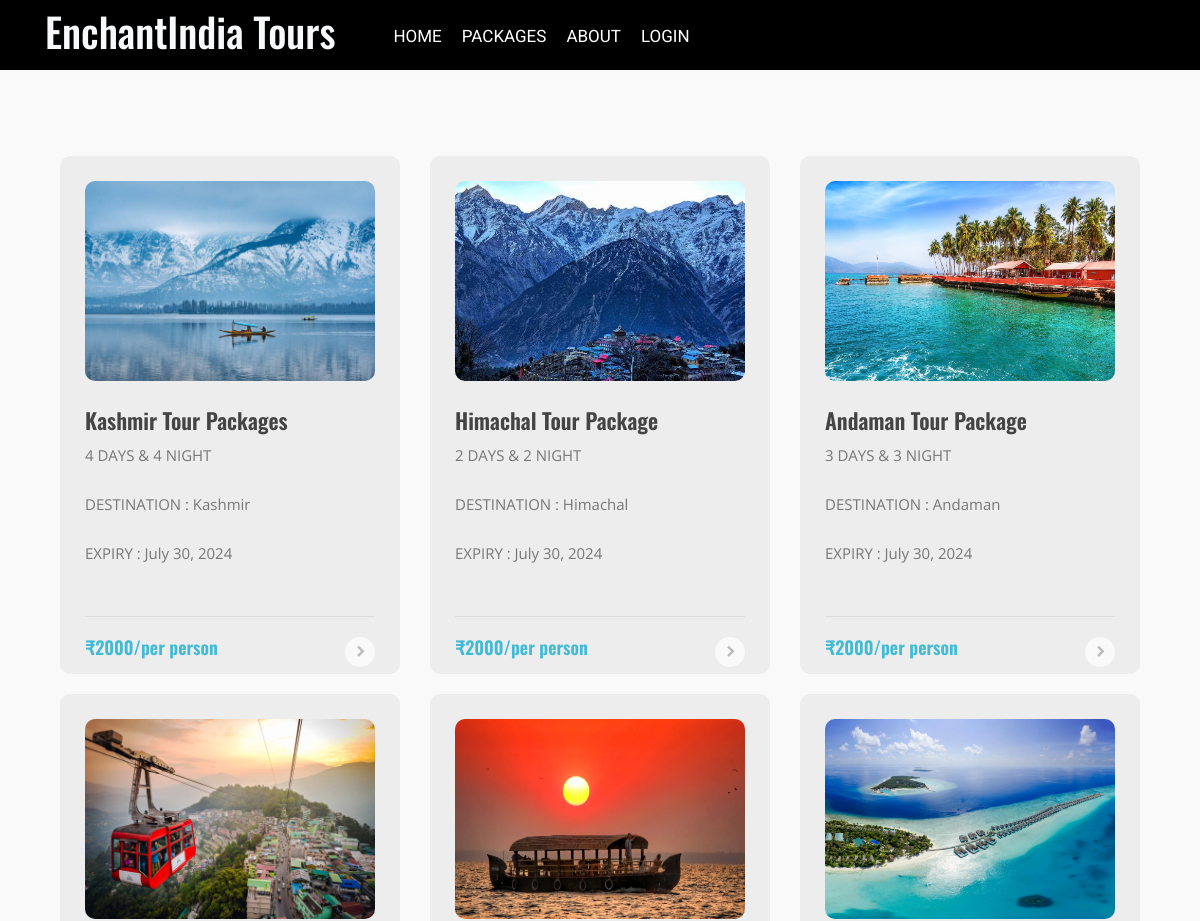
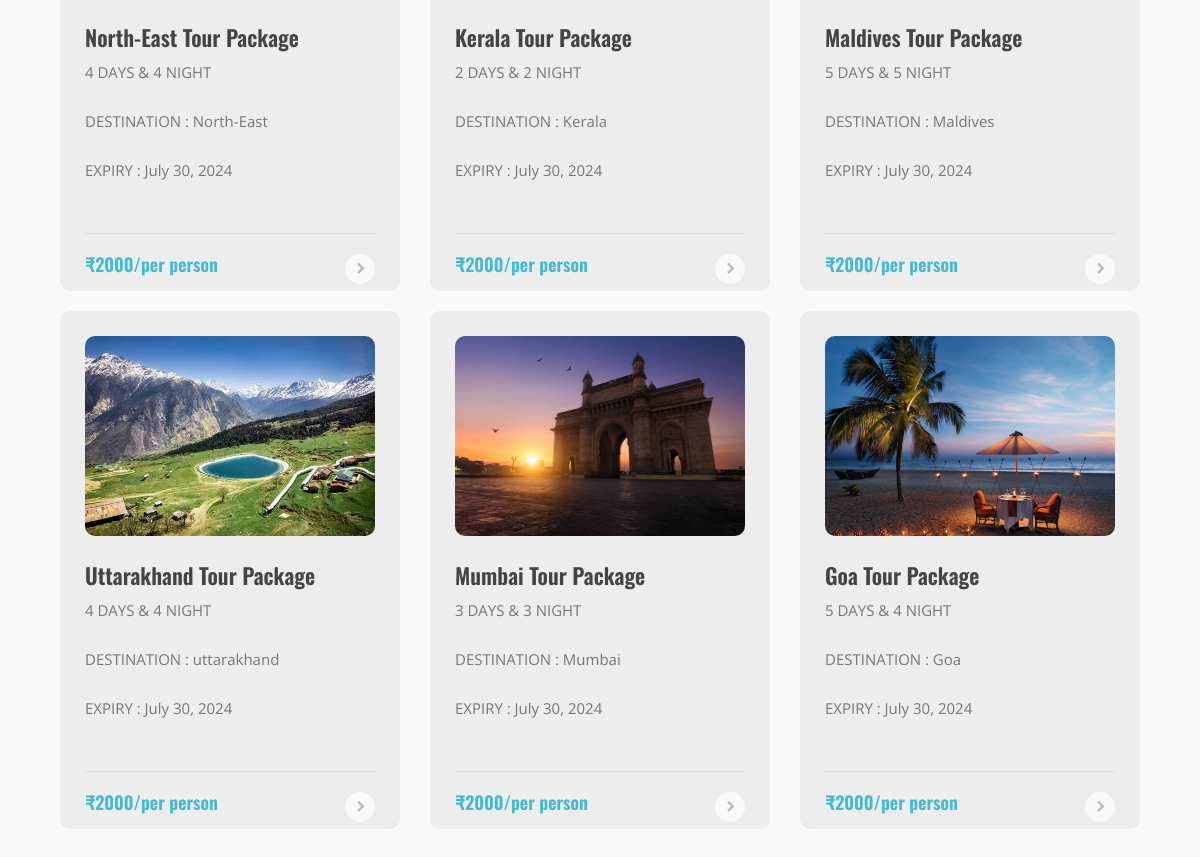
Page /packages on the committed database (2 pictures, top to bottom).
### app/models.py (models this page shows, shortened)
class Package(models.Model):
    user_id = models.ForeignKey(CustomUser, on_delete=models.CASCADE)
    package_name = models.CharField(max_length=100)
    img1 = models.FileField(upload_to='package')
    img2 = models.FileField(upload_to='package')
    expiry_date = models.DateField()
    price = models.IntegerField()
    no_of_days = models.IntegerField()
    no_of_night = models.IntegerField()
    source = models.CharField(max_length=50)
    destination = models.CharField(max_length=50)
    description = models.CharField(max_length=200)
    is_active = models.BooleanField(default=False)

### app/views.py (the view)
# urls.py: path('packages', views.packages, name="packages"),
def packages(request):
    data = Package.objects.filter(is_active=True, expiry_date__gte=timezone.now())
    return render(request, 'packages.html', {'packages':data})

### template/packages.html (shortened to what this page needs)
{% extends 'index.html' %}
{% block content %}
<section class="w3l-services-two" id="services">
    <div class="service-single-page editContent">
				<section class="w3l-covers-18 ">
                    <div class="covers-main editContent">
                        <div class="container">
            <div style="display: flex;flex-wrap: wrap;">
                          {% for package in packages %}
                            <div class="col-lg-4 col-md-6">
                              <div class="img-box" style="margin-top: 20px;">
                                <img src="{{ package.img1.url }}" width="400px" height="200px" alt="package1" class="img-responsive ">
                                <h5 class="my-2"><a href="{% url 'Login' %}">{{ package.package_name }}</a></h5>
                                <div class="blog-date">
                                  <p class="pos-date">{{ package.no_of_days}} DAYS & {{ package.no_of_night}} NIGHT</p> <p class="pos-date text-right"></p>
                                  <p class="pos-date">DESTINATION : 	{{ package.destination}} </p> <p class="pos-date text-right"></p>
								  <p class="pos-date">EXPIRY : 	{{ package.expiry_date}} </p> <p class="pos-date text-right"></p>
                                </div>
                                  <div class="top-gap">
                                   <h5>₹{{ package.price }}/per person</h5>
                                    <a href="{% url 'Login' %}" class="icon text-center"><span class="fa fa-chevron-right"></span></a>
                                  </div>
                              </div>
                            </div>
                          {% endfor %}
                        </div>
                              </div>
                              </div>
                            </div>
                </section>
{% endblock %}

### template/index.html (shortened to what this page needs)
<!DOCTYPE html>
<html lang="en">
  <head>
    {% load static %}
    <link rel="stylesheet" href="{% static 'css/style-starter.css' %}">
    <link rel="stylesheet" type="text/css" href="{% static 'css/main_styles.css' %}">
    <link rel="stylesheet" href="https://cdnjs.cloudflare.com/ajax/libs/font-awesome/4.7.0/css/font-awesome.min.css">
      <link rel="stylesheet" href="https://cdn.jsdelivr.net/npm/bootstrap@4.6.2/dist/css/bootstrap.min.css">
    </head>
  <body id="home">
<section class=" w3l-header-4 header-sticky">
	<header id="site-header" class="fixed-top">
		<div class="container">
			<nav class="navbar navbar-expand-lg navbar-dark stroke">
				<div class="collapse navbar-collapse" id="navbarTogglerDemo02">
					<h1 class="text-light">EnchantIndia Tours</h1>
          <ul class="navbar-nav ml-lg-5">
						<li class="nav-item active">
							<a class="nav-link" href="{% url 'index' %}">HOME <span class="sr-only">(current)</span></a>
						</li>
						<li class="nav-item @@services__active">
							<a class="nav-link" href="{% url 'packages' %}">PACKAGES</a>
						</li>
						<li class="nav-item @@contact__active">
							<a class="nav-link" href="{% url 'about' %}">ABOUT</a>
						</li>
						<li class="nav-item @@contact__active">
							<a class="nav-link" href="{% url 'Login' %}">LOGIN</a>
						</li>
					</ul>
				</div>
			</nav>
		</div>
	  </header>
</section>
{% block content %}{% endblock %}
</body>
</html>

### static/css/main_styles.css (style rules this page uses)
* { margin: 0; padding: 0; -webkit-font-smoothing: antialiased; -webkit-text-shadow: rgba(0,0,0,.01) 0 0 1px; text-shadow: rgba(0,0,0,.01) 0 0 1px; }
body { font-family: 'Open Sans', sans-serif; font-size: 14px; font-weight: 400; background: #FFFFFF; color: #a5a5a5; }
div { display: block; position: relative; -webkit-box-sizing: border-box; -moz-box-sizing: border-box; box-sizing: border-box; }
ul { list-style: none; margin-bottom: 0px; }
p { font-family: 'Open Sans', sans-serif; font-size: 14px; line-height: 1.9285; font-weight: 400; color: #72728c; -webkit-font-smoothing: antialiased; -webkit-text-shadow: rgba(0,0,0,.01) 0 0 1px; text-shadow: rgba(0,0,0,.01) 0 0 1px; }
p:last-of-type { margin-bottom: 0; }
a, a:hover, a:visited, a:active, a:link { text-decoration: none; -webkit-font-smoothing: antialiased; -webkit-text-shadow: rgba(0,0,0,.01) 0 0 1px; text-shadow: rgba(0,0,0,.01) 0 0 1px; }
h1 { font-size: 72px; }
h5 { font-size: 18px; }
h1, h2, h3, h4, h5, h6 { font-family: 'Oswald', sans-serif; font-weight: 400; -webkit-font-smoothing: antialiased; -webkit-text-shadow: rgba(0,0,0,.01) 0 0 1px; text-shadow: rgba(0,0,0,.01) 0 0 1px; }
section { display: block; position: relative; box-sizing: border-box; }

### rows in the picture
Package: img1 (picture), package_name "Kashmir Tour Packages", no_of_days "4", no_of_night "4", destination "Kashmir", expiry_date "July 30, 2024", price "2000"
Package: img1 (picture), package_name "Himachal Tour Package", no_of_days "2", no_of_night "2", destination "Himachal", expiry_date "July 30, 2024", price "2000"
Package: img1 (picture), package_name "Andaman Tour Package", no_of_days "3", no_of_night "3", destination "Andaman", expiry_date "July 30, 2024", price "2000"
Package: img1 (picture), package_name "North-East Tour Package", no_of_days "4", no_of_night "4", destination "North-East", expiry_date "July 30, 2024", price "2000"
Package: img1 (picture), package_name "Kerala Tour Package", no_of_days "2", no_of_night "2", destination "Kerala", expiry_date "July 30, 2024", price "2000"
Package: img1 (picture), package_name "Maldives Tour Package", no_of_days "5", no_of_night "5", destination "Maldives", expiry_date "July 30, 2024", price "2000"
Package: img1 (picture), package_name "Uttarakhand Tour Package", no_of_days "4", no_of_night "4", destination "uttarakhand", expiry_date "July 30, 2024", price "2000"
Package: img1 (picture), package_name "Mumbai Tour Package", no_of_days "3", no_of_night "3", destination "Mumbai", expiry_date "July 30, 2024", price "2000"
Package: img1 (picture), package_name "Goa Tour Package", no_of_days "5", no_of_night "4", destination "Goa", expiry_date "July 30, 2024", price "2000"
